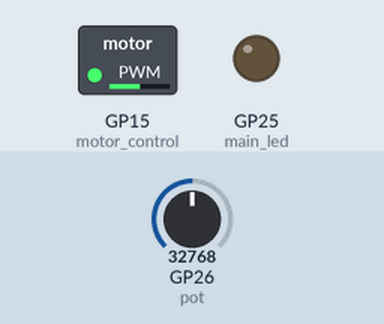
Recording of a program running on a simulated Raspberry Pi Pico running MicroPython. Parts: switched loads named in the program (green lamp = pin HIGH), output pins drawn as LEDs (lit = HIGH). The inputs (shaded band) are chosen by the test bench; at power-on: GP26 (pot) = 32768 (analog values on the 0–65535 scale).

Above: at 1.2 s.
1.3 s: GP26 (pot) set to 45874
At 2.3 s:
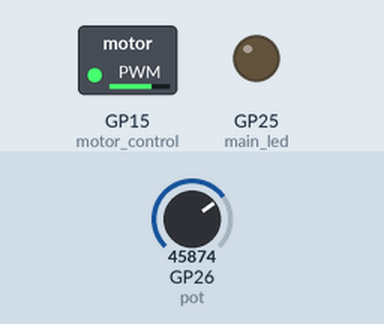
4.3 s: GP26 (pot) set to 57670
At 5.1 s:
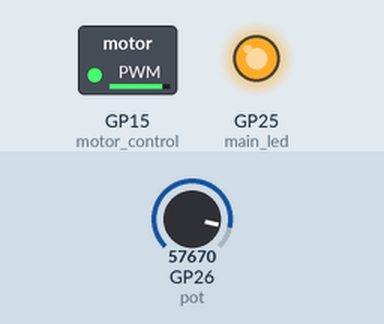
7.3 s: GP26 (pot) set to 32767
At 8.9 s:
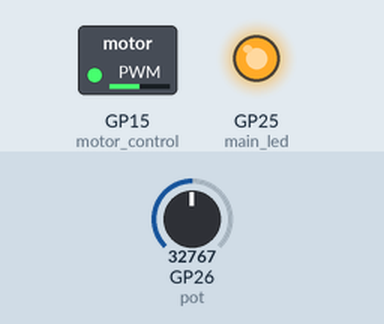
10.3 s: GP26 (pot) set to 7864
At 11.0 s:
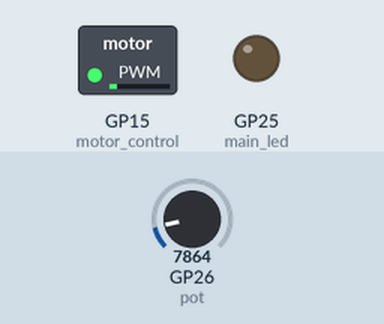
13.3 s: GP26 (pot) set to 0
At 17.0 s:
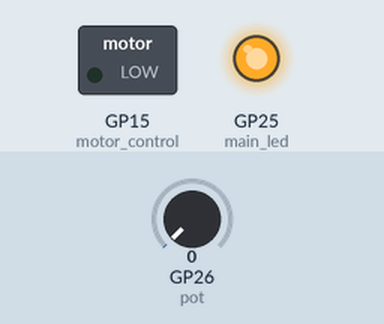
Timing chart, 0 to 17.3 s (numbered marks = the images above; inputs shaded):
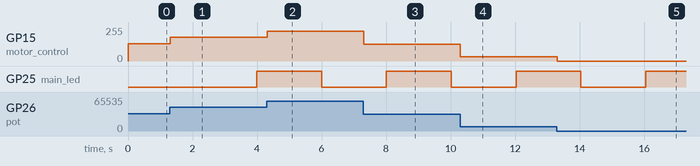

The program:

motor2.py
```python
import machine
import time
import math

main_led = machine.Pin(25, machine.Pin.OUT)
motor_control = machine.PWM(machine.Pin(15))
motor_control.freq(100)
pot = machine.ADC(26)

count = 0
state = True
while True:
    count += 1
    if not count % 100:
        state = not state
        main_led.value(int(state))

    val = pot.read_u16()
    motor_control.duty_u16(val)

    time.sleep_ms(20)
```

Measured:
- after the input at 1.3 s, GP15 (motor_control): 128/255 → 178/255 at once
- after the input at 4.3 s, GP15 (motor_control): 178/255 → 224/255 at once
- after the input at 7.3 s, GP15 (motor_control): 224/255 → 127/255 at once
- after the input at 10.3 s, GP15 (motor_control): 127/255 → 31/255 at once
- after the input at 13.3 s, GP15 (motor_control): 31/255 → 0/255 at once
